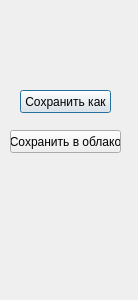
<?xml version="1.0" encoding="UTF-8"?>
<ui version="4.0">
 <class>Dialog</class>
 <widget class="QDialog" name="Dialog">
  <property name="geometry">
   <rect>
    <x>0</x>
    <y>0</y>
    <width>138</width>
    <height>300</height>
   </rect>
  </property>
  <property name="windowTitle">
   <string>Dialog</string>
  </property>
  <widget class="QPushButton" name="save_as_btn">
   <property name="geometry">
    <rect>
     <x>20</x>
     <y>90</y>
     <width>91</width>
     <height>23</height>
    </rect>
   </property>
   <property name="text">
    <string>Сохранить как</string>
   </property>
  </widget>
  <widget class="QPushButton" name="save_cloud_btn">
   <property name="geometry">
    <rect>
     <x>10</x>
     <y>130</y>
     <width>111</width>
     <height>23</height>
    </rect>
   </property>
   <property name="text">
    <string>Сохранить в облако</string>
   </property>
  </widget>
 </widget>
 <resources/>
 <connections/>
</ui>
